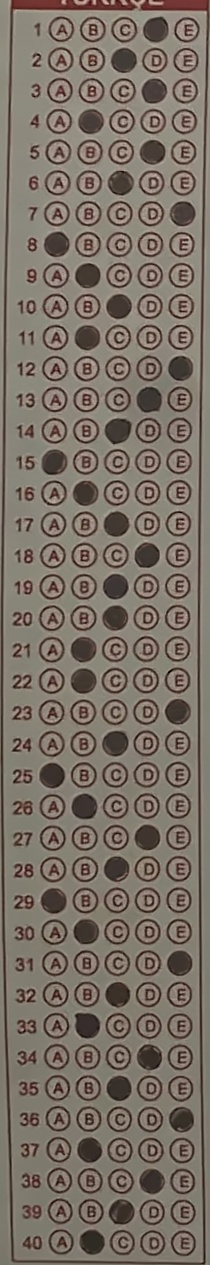
#> input picture backend/debug_images/bolge_turkce.jpg, 210 x 1265 px
$ python analyze_filled.py
#> lines starting #> are read from the running program, lines starting #| are printed output that depends on the picture; after the words box and inside, x2 and y2 are one past the last pixel; in counts of white or black regions, pixels touching at a corner belong together
"""
Dolu vs Boş baloncuk analizi
"""
import cv2
import numpy as np

# Turkce bölgesini incele
bolge = cv2.imread('debug_images/bolge_turkce.jpg')
#> bolge is the input picture: shape (1265, 210, 3); mean B, G, R 101.8, 112.2, 122.5
gri = cv2.cvtColor(bolge, cv2.COLOR_BGR2GRAY)
blurred = cv2.GaussianBlur(gri, (5, 5), 0)
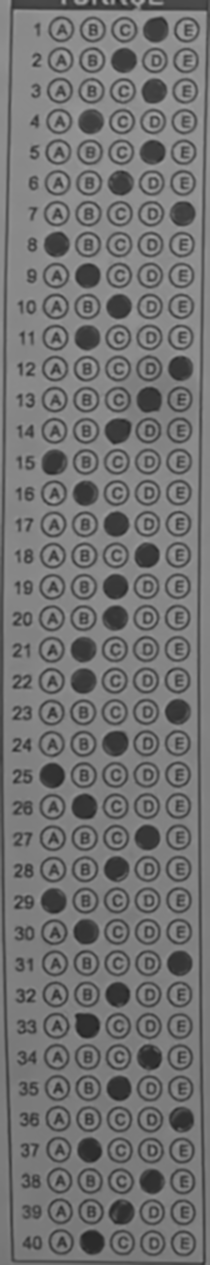
#> blurred: shape (1265, 210); min 36, max 170, mean 114

h, w = bolge.shape[:2]
#> h = 1265; w = 210

circles = cv2.HoughCircles(
    blurred,
    cv2.HOUGH_GRADIENT,
    dp=1,
    minDist=max(int(w / 10), 5),
    param1=50,
    param2=25,
    minRadius=max(int(w / 15), 3),
    maxRadius=max(int(w / 5), 8)
)
#> circles = 176 rows, first 8: [90.5, 91.5, 41.4], [118.5, 771.5, 40.2], [118.5, 931.5, 41.4], [88.5, 180.5, 41.4], [114.5, 744.5, 35.8], [158.5, 708.5, 41.4], [88.5, 213.5, 40.2], [119.5, 398.5, 41.4]

print('Daire analizi - dolu vs boş farkını bul:')
print('='*70)

if circles is not None:
    daireler = []
    for circle in circles[0]:
        cx, cy, r = int(circle[0]), int(circle[1]), int(circle[2])

        x1 = max(0, cx - r)
        y1 = max(0, cy - r)
        x2 = min(w, cx + r)
        y2 = min(h, cy + r)

        roi = gri[y1:y2, x1:x2]

        if roi.size > 0:
            # Daire maskesi ile sadece daire içini al
            maske = np.zeros(roi.shape, dtype=np.uint8)
            cv2.circle(maske, (roi.shape[1]//2, roi.shape[0]//2), r-1, 255, -1)
            daire_pix = roi[maske == 255]

            if daire_pix.size > 0:
                daire_avg = np.mean(daire_pix)
                daire_std = np.std(daire_pix)
                daire_min = np.min(daire_pix)

                # Koyu piksel oranı (farklı eşiklerle)
                koyu_100 = np.sum(daire_pix < 100) / daire_pix.size
                koyu_120 = np.sum(daire_pix < 120) / daire_pix.size
                koyu_140 = np.sum(daire_pix < 140) / daire_pix.size

                daireler.append({
                    'cx': cx, 'cy': cy, 'r': r,
                    'avg': daire_avg, 'std': daire_std, 'min': daire_min,
                    'koyu_100': koyu_100, 'koyu_120': koyu_120, 'koyu_140': koyu_140
                })
#> this loop made 176 passes
#> (circle, cx, cy, r, x1, y1, x2, y2) on passes 1 to 12: ([90.5, 91.5, 41.4], 90, 91, 41, 49, 50, 131, 132), ([118.5, 771.5, 40.2], 118, 771, 40, 78, 731, 158, 811), ([118.5, 931.5, 41.4], 118, 931, 41, 77, 890, 159, 972), ([88.5, 180.5, 41.4], 88, 180, 41, 47, 139, 129, 221), ([114.5, 744.5, 35.8], 114, 744, 35, 79, 709, 149, 779), ([158.5, 708.5, 41.4], 158, 708, 41, 117, 667, 199, 749), ([88.5, 213.5, 40.2], 88, 213, 40, 48, 173, 128, 253), ([119.5, 398.5, 41.4], 119, 398, 41, 78, 357, 160, 439), ([146.5, 866.5, 41.4], 146, 866, 41, 105, 825, 187, 907), ([146.5, 743.5, 40.2], 146, 743, 40, 106, 703, 186, 783), ([147.5, 898.5, 35.8], 147, 898, 35, 112, 863, 182, 933), ([85.5, 1025.5, 41.4], 85, 1025, 41, 44, 984, 126, 1066)
#> (circle, cx, cy, r, x1, y1, x2, y2) on pass 54: ([95.5, 1143.5, 34.7], 95, 1143, 34, 61, 1109, 129, 1177)
#> pass 1, `roi = gri[y1:y2, x1:x2]`:
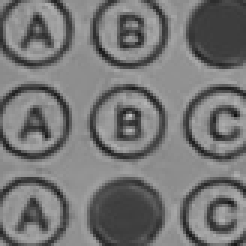
#> roi: shape (82, 82) (shown 3 times larger); min 18, max 195, mean 117.6
#> pass 2, `roi = gri[y1:y2, x1:x2]`:
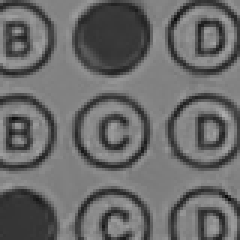
#> roi: shape (80, 80) (shown 3 times larger); min 12, max 173, mean 105.7
#> pass 3, `roi = gri[y1:y2, x1:x2]`:
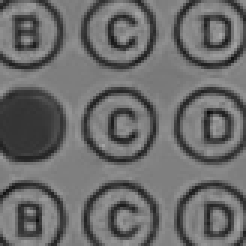
#> roi: shape (82, 82) (shown 3 times larger); min 13, max 166, mean 107.1
#> after the loop:
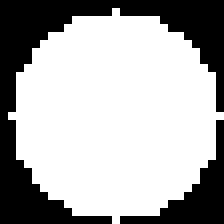
#> maske: shape (28, 28) (shown 8 times larger); 67.5% white; 2 black regions, box (x1, y1, x2, y2) and area: (0, 0, 28, 28) 205, (15, 15, 28, 28) 50

    # Koyu piksel oranına göre sırala
    daireler.sort(key=lambda x: x['koyu_120'], reverse=True)

    print(f'Toplam {len(daireler)} daire bulundu\n')
#| Toplam 176 daire bulundu

    print('En yüksek koyu_120 (muhtemelen dolu):')
    for d in daireler[:10]:
        print(f"  cx={d['cx']:3d}, cy={d['cy']:3d}, avg={d['avg']:.0f}, std={d['std']:.1f}, min={d['min']:3d}, k100={d['koyu_100']:.2f}, k120={d['koyu_120']:.2f}, k140={d['koyu_140']:.2f}")
#> this loop made 10 passes
#|   cx=180, cy=1089, avg=97, std=34.3, min= 22, k100=0.46, k120=0.61, k140=0.95
#|   cx= 51, cy=650, avg=103, std=36.5, min= 13, k100=0.44, k120=0.55, k140=0.77
#|   cx=179, cy=1119, avg=96, std=36.1, min= 19, k100=0.45, k120=0.51, k140=0.98
#|   cx= 52, cy=867, avg=106, std=35.6, min= 30, k100=0.38, k120=0.49, k140=0.86
#|   cx=115, cy=1025, avg=100, std=36.6, min= 21, k100=0.40, k120=0.48, k140=0.95
#|   cx=150, cy=1088, avg=101, std=35.6, min= 12, k100=0.39, k120=0.47, k140=0.96
#|   cx= 84, cy=995, avg=102, std=36.7, min= 15, k100=0.38, k120=0.46, k140=0.93
#|   cx= 85, cy=900, avg=103, std=35.4, min= 23, k100=0.38, k120=0.46, k140=0.92
#> (further printed lines are left out)

    print()
    print('En düşük koyu_120 (muhtemelen boş):')
    for d in daireler[-10:]:
        print(f"  cx={d['cx']:3d}, cy={d['cy']:3d}, avg={d['avg']:.0f}, std={d['std']:.1f}, min={d['min']:3d}, k100={d['koyu_100']:.2f}, k120={d['koyu_120']:.2f}, k140={d['koyu_140']:.2f}")

    # Histogram
    print('\n\nKoyu_120 dağılımı:')
    k120_values = [d['koyu_120'] for d in daireler]
    bins = [0, 0.1, 0.2, 0.3, 0.4, 0.5, 0.6, 0.7, 0.8, 0.9, 1.0]
    for i in range(len(bins)-1):
        count = sum(1 for v in k120_values if bins[i] <= v < bins[i+1])
        bar = '#' * count
        print(f"  {bins[i]:.1f}-{bins[i+1]:.1f}: {count:3d} {bar}")

$ run again, with backend/debug_images/ad_circles.jpg copied over backend/debug_images/bolge_turkce.jpg
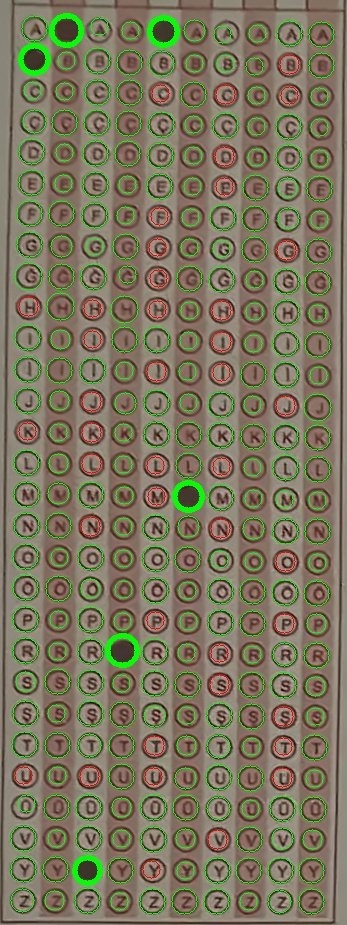
#> input picture backend/debug_images/ad_circles.jpg, 347 x 925 px
#> bolge is the input picture: shape (925, 347, 3); mean B, G, R 92.6, 117.7, 122.9
#> circles = 169 rows, first 8: [239.5, 374.5, 68.4], [211.5, 158.5, 68.4], [101.5, 283.5, 66.2], [159.5, 186.5, 67.3], [108.5, 213.5, 68.4], [204.5, 526.5, 68.4], [156.5, 291.5, 68.4], [167.5, 222.5, 68.4]
#> the loop `for circle in circles[0]:` made 169 passes
#> (circle, cx, cy, r, x1, y1, x2, y2) on passes 1 to 8: ([239.5, 374.5, 68.4], 239, 374, 68, 171, 306, 307, 442), ([211.5, 158.5, 68.4], 211, 158, 68, 143, 90, 279, 226), ([101.5, 283.5, 66.2], 101, 283, 66, 35, 217, 167, 349), ([159.5, 186.5, 67.3], 159, 186, 67, 92, 119, 226, 253), ([108.5, 213.5, 68.4], 108, 213, 68, 40, 145, 176, 281), ([204.5, 526.5, 68.4], 204, 526, 68, 136, 458, 272, 594), ([156.5, 291.5, 68.4], 156, 291, 68, 88, 223, 224, 359), ([167.5, 222.5, 68.4], 167, 222, 68, 99, 154, 235, 290)
#> pass 1, `roi = gri[y1:y2, x1:x2]`:
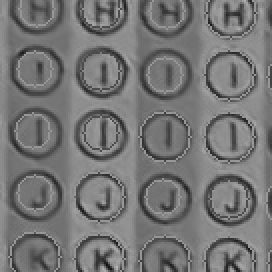
#> roi: shape (136, 136) (shown 2 times larger); min 16, max 182, mean 117.2
#> after the loop `for circle in circles[0]:`:
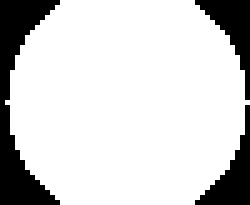
#> maske: shape (41, 50) (shown 5 times larger); 82% white; 3 black regions, box (x1, y1, x2, y2) and area: (0, 0, 12, 41) 205, (39, 0, 50, 20) 82, (39, 21, 50, 41) 82
#| Toplam 169 daire bulundu
#> the loop `for d in daireler[:10]:` made 10 passes
#|   cx=291, cy= 58, avg=114, std=25.1, min= 19, k100=0.27, k120=0.57, k140=0.82
#|   cx=325, cy= 67, avg=114, std=25.3, min= 30, k100=0.28, k120=0.57, k140=0.82
#|   cx=155, cy=257, avg=113, std=26.5, min= 29, k100=0.30, k120=0.57, k140=0.81
#|   cx= 85, cy=466, avg=113, std=27.1, min= 19, k100=0.27, k120=0.56, k140=0.80
#|   cx=101, cy=283, avg=114, std=25.5, min= 25, k100=0.27, k120=0.56, k140=0.82
#> (further printed lines are left out)
#> the loop `for d in daireler[-10:]:` made 10 passes
#|   cx=292, cy=873, avg=118, std=28.1, min= 23, k100=0.21, k120=0.44, k140=0.72
#|   cx=306, cy=428, avg=118, std=27.5, min= 22, k100=0.23, k120=0.44, k140=0.74
#|   cx= 34, cy=411, avg=118, std=26.4, min= 29, k100=0.23, k120=0.44, k140=0.78
#|   cx= 28, cy=789, avg=117, std=29.9, min= 26, k100=0.28, k120=0.44, k140=0.72
#|   cx=254, cy=432, avg=119, std=27.5, min= 16, k100=0.21, k120=0.43, k140=0.71
#> (further printed lines are left out)
#> the loop `for i in range(len(bins)-1):` made 10 passes
#|   0.0-0.1:   0
#|   0.1-0.2:   0
#|   0.2-0.3:   0
#|   0.3-0.4:   1 #
#|   0.4-0.5:  96 ################################################################################################
#> (further printed lines are left out)
